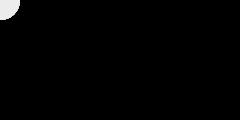
Frame 1 (no input)
Frame 60 (no input): identical to frame 1, image omitted
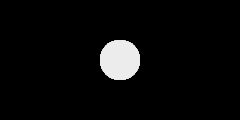
Frame 120 (the mouse pressed at the canvas centre since frame 60)

The p5.js sketch that drew these frames (run headless with seeded random() and noise() and a simulated clock; from frame 60 on, the mouse is pressed at the canvas centre):

// p5.js sketch
// ── sketch.js
// var x = [];
// var gray = [];
var num = 60;
var x = [];
var y = [];

function setup() {
  createCanvas(240, 120);
  noStroke();
  // fill(255, 200);
  // for (var i = 0; i < 3000; i++) {
  //   x[i] = random(-1000, 200);
  // }
  // for (var i = 0; i < width; i++) {
  //   gray[i] = random( 0, 255);
  // }
  for (var i = 0; i < num; i ++) {
    x[i] = 0;
    y[i] = 0;
  }

}

function draw() {
  background(0);
  // for (var i = 0; i < x.length; i++) {
  //   x[i] += 0.5;
  //   var y = i * 0.4;
  //   arc(x[i], y, 12, 12, 0.52, 5.76);
  // }
  // for (var i = 0; i < gray.length; i++) {
  //   stroke(gray[i]);
  //   line(i, 0, i, height);
  // }
  
  for (var i = num - 1; i > 0; i--) {
    x[i] = x[i-1];
    y[i] = y[i-1];
  }

  x[0] = mouseX;
  y[0] = mouseY;

  for (var i = 0; i < num; i++) {
    fill(i * 4);
    ellipse( x[i], y[i], 40, 40);
  }
}
